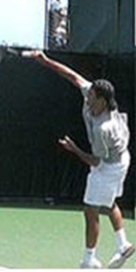
%> input picture Player_1.png, 136 x 272 px
$ octave ImageEstimation.m   (GNU Octave 9; MATLAB toolbox functions it lacks are replaced by stand-ins)
%> lines starting %> are read from the running program, lines starting %| are printed output that depends on the picture; in (x1, y1, x2, y2) boxes, pixels count from 0 and x2, y2 are one past the last pixel; in counts of white or black regions, pixels touching at a corner belong together; the program's own positions count from 1
### MotionEstimation.m
function [Est_image] = MotionEstimation(player1,player2)
    row = 272;
    col = 136;
    block = 8;
    Est_image = zeros(size(player1));
    target = zeros(block,  block);
    for i=9:block:row-8   %%every 8*8 block
        for j=9:block:col-8
            min = 1000000;
            player2_block = player2(i:i+block-1, j:j+block-1);
            for k = -1:1    %% 8-neighborhood
                for l = -1:1
                    player1_block = player1(i+k*8:i+k*8+8-1, j+l*8:j+l*8+8-1);
                    temp = double(player2_block) - double(player1_block);
                    %temp = double(temp);
                    block_sum = blocksum(temp);
                    if(block_sum < min)
                         min = block_sum;
                         target = player1_block;
                    end
                end
            end
            for k = 1:block
                for l = 1:block
                    Est_image(i+k-1,j+l-1) = target(k,l);
                end
            end
        end
    end

end

### YCBCRtoRGB.m
function RGBimg = YCBCRtoRGB(YCBCRimg)
    RGBimg = zeros(size(YCBCRimg));
    Y = YCBCRimg(:,:,1);
    Cb = YCBCRimg(:,:,2);
    Cr = YCBCRimg(:,:,3);
    col = 136;
    row = 272;
    for i = 1:row
        for j = 1:col
            RGBimg(i,j,1) = (298.082*Y(i,j))/256 + (408.583*Cr(i,j))/256 - 222.921;
            RGBimg(i,j,2) = (298.082*Y(i,j))/256 - (100.291*Cb(i,j))/256 -(208.12*Cr(i,j))/256 + 135.579;
            RGBimg(i,j,3) = (298.082*Y(i,j))/256 + (516.412*Cb(i,j))/256 - 276.836;
        end
    end
    RGBimg = uint8(RGBimg);
end

### ImageEstimation.m
close all

player1 = imread('Player_1.png');
%> player1 is the input picture: size 272x136x3 uint8; mean R, G, B 88, 99.6, 93.6
player2 = imread('Player_2.png');
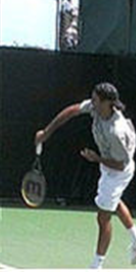
%> input picture Player_2.png, 136 x 272 px
%> player2 is the input picture: size 272x136x3 uint8; mean R, G, B 89.6, 101.2, 94.2
row = 272;
col = 136;
dim = 3;

player1_YCBCR = rgb2ycbcr(player1);
%> player1_YCBCR: size 272x136x3 uint8; mean of channels 1, 2, 3 98, 127.1, 123.3
player2_YCBCR = rgb2ycbcr(player2);
%> player2_YCBCR: size 272x136x3 uint8; mean of channels 1, 2, 3 99.3, 126.6, 123.3

player1_Y = player1_YCBCR(:,:,1);
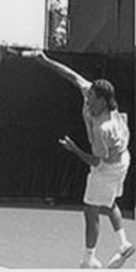
%> player1_Y: size 272x136 uint8; min 16, max 235, mean 98
player2_Y = player2_YCBCR(:,:,1);
player1_CB = player1_YCBCR(:,:,2);
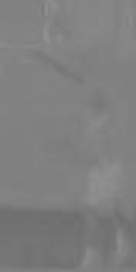
%> player1_CB: size 272x136 uint8; min 107, max 146, mean 127.1
player2_CB = player2_YCBCR(:,:,2);
player1_CR = player1_YCBCR(:,:,3);
player2_CR = player2_YCBCR(:,:,3);


diff_img = zeros(size(player1_Y));

for i=1:row
    for j=1:col
        diff_img(i,j) = abs(player1_YCBCR(i,j,1) - player2_YCBCR(i,j,1));
    end
end
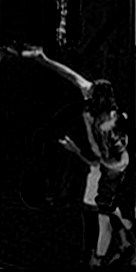
%> diff_img: size 272x136 double; min 0, max 204, mean 10.6

figure();
subplot(1,3,1);
imshow(player1_Y);
subplot(1,3,2);
imshow(player2_Y);
subplot(1,3,3);
imshow(diff_img);
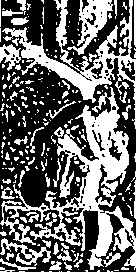
%> displayed picture: size 272x136, on the screen's scale of 0 to 255; 41.1% white; 239 white regions (181 under 20 px), largest, box (x1, y1, x2, y2) and area: (0, 87, 136, 270) 6654, (2, 0, 136, 129) 3400, (67, 0, 113, 55) 946

%%Calculter the SNR

sum = 0;
sqr_diffimg = 0;
for i=1:row
    for j=1:col
        sum = sum + double(player2_Y(i,j))^2;
        sqr_diffimg  = sqr_diffimg + double(diff_img(i,j))^2;
    end
end
%> after the loop, sqr_diffimg = 32828840; sum = 537177300

temp = double(sum/sqr_diffimg);
%> temp = 16.36
SNR=10*log10(temp);
%> SNR = 12.14

%%Motion Estimation

Est_img = MotionEstimation(player1_Y, player2_Y);
%> after the loop in MotionEstimation, `for i=9:block:row-8`:
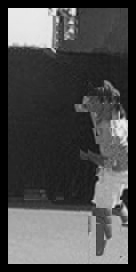
%> Est_image: size 272x136 double; min 0, max 235, mean 75.1
%> after the loop in MotionEstimation, `for i=9:block:row-8`: target = [100 124 156 186 195 185 178 175; 129 160 182 192 187 180 181 182; 171 185 185 177 171 174 184 186; 195 190 178 167 167 176 180 178; 191 185 178 173 177 180 172 166; 182 179 179 178 181 181 173 170; 178 177 179 179 178 178 183 188; 177 177 180 182 177 175 188 203]
Est_img(1:row,1:9) = double(player1_Y(1:row,1:9)); %%left column
Est_img(1:row, col-9:col) = double(player1_Y(1:row, col-9:col));  %%right column
Est_img(1:9,1:col) = double(player1_Y(1:9, 1:col));  %%top row
Est_img(row-9:row,1:col) = double(player1_Y(row-9:row, 1:col)); %%bottom row
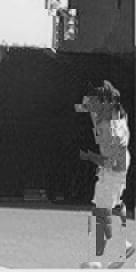
%> Est_img: size 272x136 double; min 17, max 235, mean 94.3

sum = 0;    %%Estimate SNR
sqr_diffimg = 0;
for i=1:row
    for j=1:col
        sum = sum + double(player2_Y(i,j))^2;
        sqr_diffimg  = sqr_diffimg + double(player2_Y(i,j) - Est_img(i,j))^2;
    end
end
%> after the loop, sqr_diffimg = 24350414
temp = double(sum/sqr_diffimg);
%> temp = 22.06
new_SNR=10*log10(temp);
%> new_SNR = 13.44

Est_img = uint8(Est_img);
%> Est_img: size 272x136 uint8
new_estimg = zeros(size(player1));
new_estimg(:,:,1) = Est_img;
%> new_estimg: size 272x136x3 double; mean of channels 1, 2, 3 94.3, 0, 0
new_estimg(:,:,2) = player1_CB;
%> new_estimg: size 272x136x3 double; mean of channels 1, 2, 3 94.3, 127.1, 0
new_estimg(:,:,3) = player1_CR;
%> new_estimg: size 272x136x3 double; mean of channels 1, 2, 3 94.3, 127.1, 123.3

figure();
subplot(1,3,1);
imshow(player1_Y);
title('player 1')
subplot(1,3,2);
imshow(Est_img);
title('Estimated Image Y');
subplot(1,3,3);
imshow(player2_Y);
title('player 2')

Est_imgRGB = YCBCRtoRGB(new_estimg);
%> after the loop in YCBCRtoRGB, `for i = 1:row`: RGBimg: size 272x136x3 double; mean of channels 1, 2, 3 83.6, 95.4, 89.3
%> in YCBCRtoRGB, `RGBimg = uint8(RGBimg);`: RGBimg: size 272x136x3 uint8; mean of channels 1, 2, 3 83.6, 95.4, 89.2
figure();
subplot(1,3,1);
imshow(player1);
title('player 1')
subplot(1,3,2);
imshow(Est_imgRGB);
title('Estimated Image');
subplot(1,3,3);
imshow(player2);
title('player 2')
